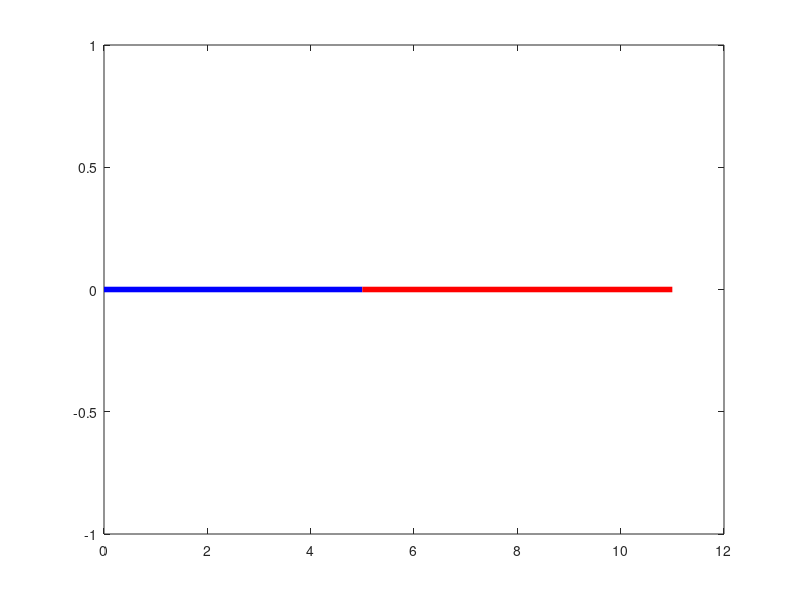

Recreate this plot in MATLAB. (Note: this script raises an error after producing the figure.)
l1=5;
l2=6;
Theta1=0;
Theta2=0;

x1=l1*cosd(Theta1);
y1=l1*sind(Theta1);
x2=l1*cosd(Theta1)+ l2*cosd(Theta1+Theta2);
y2=l1*sind(Theta1)+ l2*sind(Theta1+Theta2);

axis([-15 15 -15 15]);
grid on;
hold off;
while true
Q=[Theta1;Theta2];
ss=0;
figure(1)
[xt,yt]=ginput(1);

plot([0 x1],[0 y1], 'b', 'linewidth',4); hold on; plot(xt,yt, '*r');
plot([x1 x2],[y1 y2], 'r', 'linewidth',4); hold on;

while (ss==0)
    dxdtht1=-l1*sind(Q(1))-l2*sind(Q(1)+Q(2));
    dxdtht2=-l2*sind(Q(1)+Q(2));
    dydtht1=l1*cosd(Q(1))+l2*cos(Q(1)+Q(2));
    dydtht2=l2*cosd(Q(1)+Q(2));
    J=[dxdtht1, dxdtht2, dydtht1, dydtht2,]
    
    dx=[xt-x2;yt-y2];
    dq=(J')*dx
    Q=Q+0.2*dq
    x1=l1*cosd(Q(1));
    y1=l1*sind(Q(1));
x2=l1*cosd(Q(1))+ l2*cosd(Q(1)+Q(2));
y2=l1*sind(Q(1))+ l2*sind(Q(1)+Q(2));
plot([0,x1],[0,y1], 'r', 'linewidth', 4);
hold on;
plot(xt,yt, '*r');
plot([x1,x2],[y1,y2],'b', 'linewidth', 4);
axis([-15 15 -15 15]);
grid on;
dis=sqrt((xt-x2)^2 + (yt-y2)^2);
hold off;
if (dis<0.1)
ss=1;
pause(1.0)
end
end
end
